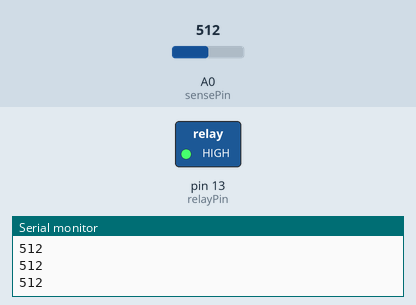
Bench run of a sketch on a simulated Arduino Uno, built with avr-gcc and run on an emulated ATmega328P. On the bench: switched loads named in the sketch (green lamp = pin HIGH), the last lines printed to the serial monitor. Inputs (shaded band) come from the test bench; at power-on: A0 (sensePin) = 512.

Above: at 1.2 s.
1.3 s: A0 (sensePin) set to 482
At 2.1 s:
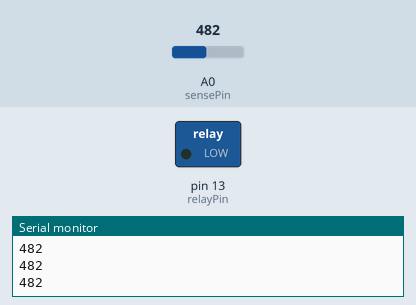
2.8 s: A0 (sensePin) set to 510
At 3.2 s:
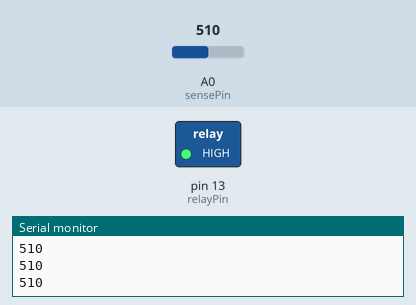
4.3 s: A0 (sensePin) set to 490
At 5.6 s:
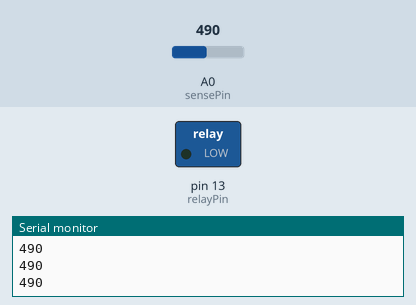
Timing chart, 0 to 7.3 s (numbered marks = the images above; inputs shaded):
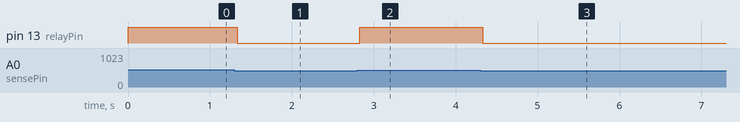

The sketch:

photoresistor.ino
```cpp
int sensePin = A0;
int relayPin = 13;
int state = LOW;

void setup() {

  pinMode(sensePin , INPUT);
  pinMode(relayPin , OUTPUT);
  Serial.begin(9600);
}

void loop() {

  int level = analogRead(sensePin);
  Serial.println(level);
  if(level >= 500 && state == LOW){
    Serial.println("TURNING LIGHTS ON");
    state = HIGH;
    digitalWrite(relayPin , state);
  }
  else if(level < 500 && state == HIGH){
    Serial.println("TURNING LIGHTS OFF");
    state = LOW;
    digitalWrite(relayPin , state);
  }

}
```

Measured:
- the behaviour switches between 500 and 499 on A0 (sensePin) (found by bisection; images 0 and 1)
- after the input at 1.3 s, pin 13 (relayPin): HIGH → LOW at once
- after the input at 2.8 s, pin 13 (relayPin): LOW → HIGH at once
- after the input at 4.3 s, pin 13 (relayPin): HIGH → LOW at once
